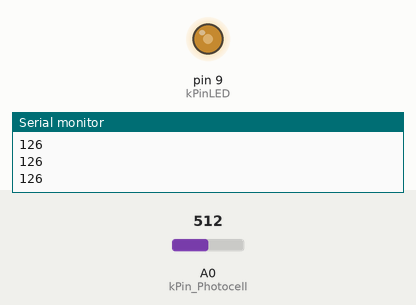
This sketch was run on a simulated Arduino Uno, built with avr-gcc and run on an emulated ATmega328P. Parts: output pins drawn as LEDs (lit = HIGH), the last lines printed to the serial monitor. The inputs (shaded band) are chosen by the test bench; at power-on: A0 (kPin_Photocell) = 512.

Above: at 1.2 s.
1.3 s: A0 (kPin_Photocell) set to 716
At 1.7 s:
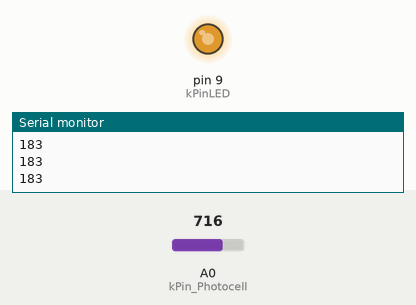
2.8 s: A0 (kPin_Photocell) set to 900
At 4.0 s:
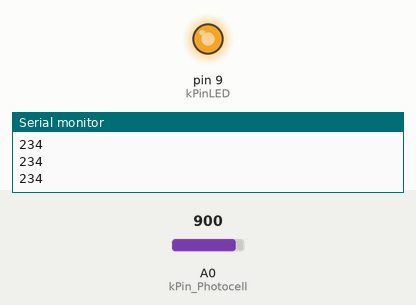
4.3 s: A0 (kPin_Photocell) set to 122
At 5.2 s:
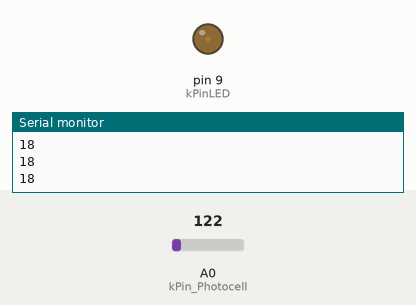
5.8 s: A0 (kPin_Photocell) set to 511
At 6.4 s:
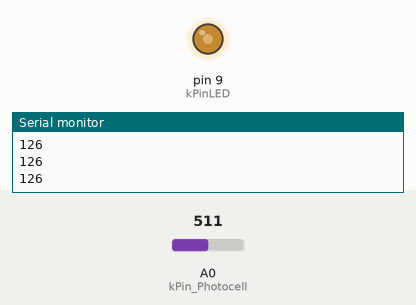
Timing chart, 0 to 8.3 s (numbered marks = the images above; inputs shaded):
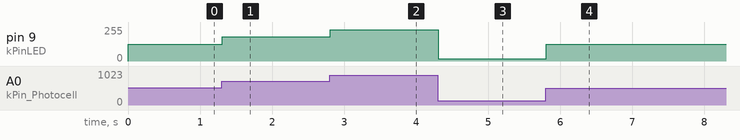

The sketch:

7_1_sketch.ino
```cpp
const int kPin_Photocell = A0;
const int kPinLED = 9;

void setup()
{
Serial.begin(9600);
pinMode(kPinLED, OUTPUT);
}

void loop()
{
	int value = analogRead(kPin_Photocell);
  int brightness = map(value,54,974,0,255);
  Serial.println(brightness);
  analogWrite(kPinLED, brightness);
}
```

Measured:
- after the input at 1.3 s, pin 9 (kPinLED): 126/255 → 183/255 at once
- after the input at 2.8 s, pin 9 (kPinLED): 183/255 → 234/255 at once
- after the input at 4.3 s, pin 9 (kPinLED): 234/255 → 18/255 at once
- after the input at 5.8 s, pin 9 (kPinLED): 18/255 → 126/255 at once
